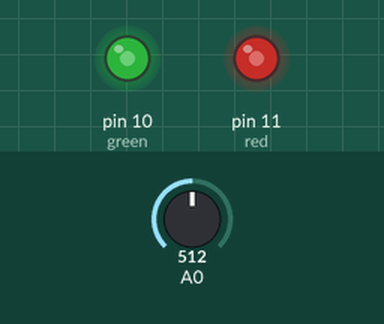
Bench run of a sketch on a simulated Arduino Uno, built with avr-gcc and run on an emulated ATmega328P. On the bench: output pins drawn as LEDs (lit = HIGH). The test bench sets the inputs (shaded band); at power-on: A0 = 512.

Above: at 1.2 s.
1.3 s: A0 set to 716
At 1.9 s:
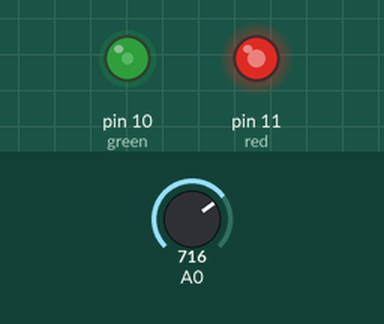
2.8 s: A0 set to 900
At 4.0 s:
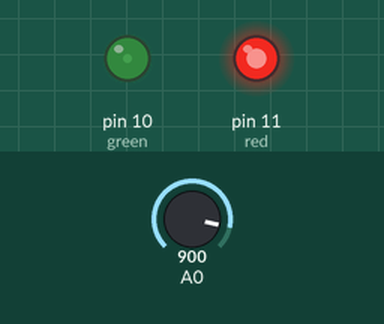
4.3 s: A0 set to 1023
At 5.4 s:
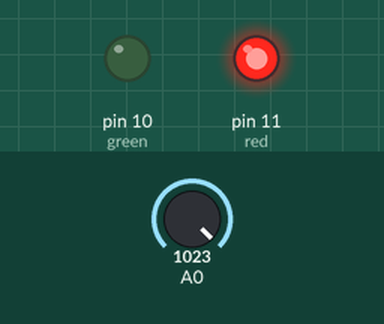
5.8 s: A0 set to 306
At 6.5 s:
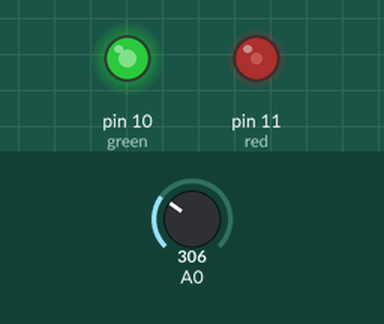
7.3 s: A0 set to 122
At 7.7 s:
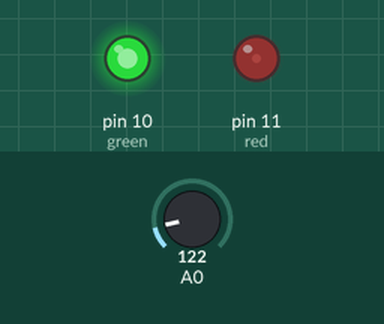
Timing chart, 0 to 9.8 s (numbered marks = the images above; inputs shaded):
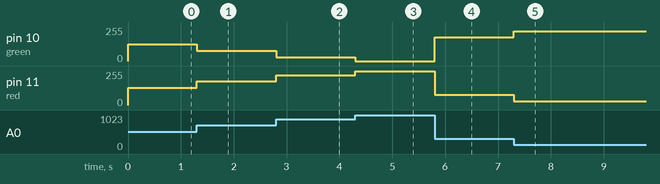

The sketch:

LEDDimming.ino
```cpp
/*
  Dimming leds with a potenciometer
*/
int red = 11;
int green = 10;

// sensors give values from 0 to 1023
int dimmFactor = 0;

void setup() {
  pinMode(red, OUTPUT);
}

void loop() {
  dimmFactor = analogRead(0);
  // from 0 to 255
  analogWrite(red, dimmFactor / 4);
  analogWrite(green, 255 - (dimmFactor / 4));
}
```

Measured:
- after the input at 1.3 s, pin 10 (green): 127/255 → 76/255 at once; pin 11 (red): 128/255 → 179/255 at once
- after the input at 2.8 s, pin 10 (green): 76/255 → 30/255 at once; pin 11 (red): 179/255 → 225/255 at once
- after the input at 4.3 s, pin 10 (green): 30/255 → 0/255 at once; pin 11 (red): 225/255 → 255/255 at once
- after the input at 5.8 s, pin 10 (green): 0/255 → 179/255 at once; pin 11 (red): 255/255 → 76/255 at once
- after the input at 7.3 s, pin 10 (green): 179/255 → 225/255 at once; pin 11 (red): 76/255 → 30/255 at once
